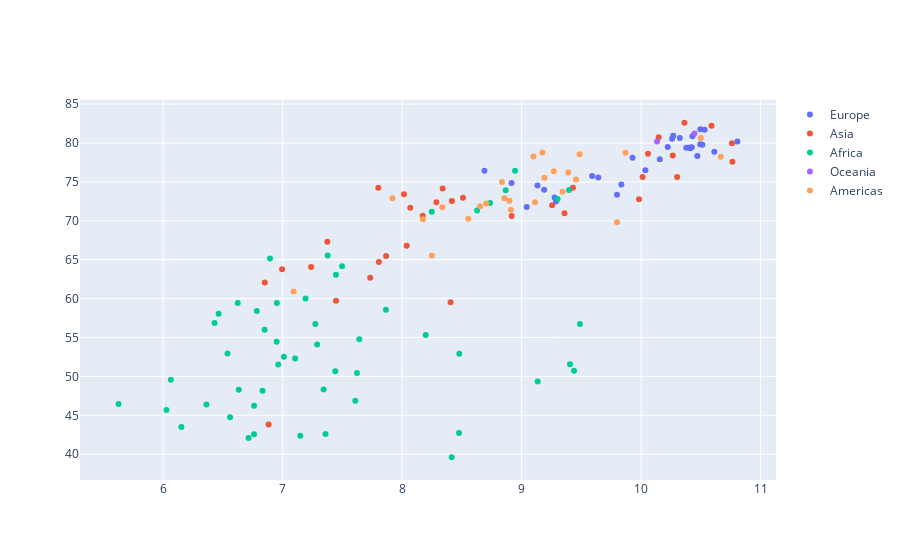

Source (notebook cell):
### Code cell
fig = go.Figure()
for continent in list(set(np.array(df.continent))):
    fig.add_trace(
        go.Scatter(
            x= np.log(df.query(f'year==2007 and continent == "{continent}"').gdpPercap),
            y= df.query(f'year==2007 and continent == "{continent}"').lifeExp,
            mode='markers',
            name=continent
        )
    )
# fig.add_trace(
#     go.Scatter(
#         x= np.log(df.query('year==2007 and continent == "Africa"').gdpPercap),
#         y= df.query('year==2007 and continent == "Africa"').lifeExp,
#         mode='markers',
#         name='Afica'
#     )
# )
# fig.add_trace(
#     go.Scatter(
#         x= np.log(df.query('year==2007 and continent == "Europe"').gdpPercap),
#         y= df.query('year==2007 and continent == "Europe"').lifeExp,
#         mode='markers',
#         name='Europe'
#     )
# )
# fig.add_trace(
#     go.Scatter(
#         x= np.log(df.query('year==2007 and continent == "Americas"').gdpPercap),
#         y= df.query('year==2007 and continent == "Americas"').lifeExp,
#         mode='markers',
#         name='Americas'
#     )
# )
# fig.add_trace(
#     go.Scatter(
#         x= np.log(df.query('year==2007 and continent == "Asia"').gdpPercap),
#         y= df.query('year==2007 and continent == "Asia"').lifeExp,
#         mode='markers',
#         name='Asia'
#     )
# )
fig.show()

### Figure 1 — Plotly figure (JSON) as saved in the notebook; plotly's stock layout.template omitted (floating-point values rounded to 4 significant figures)
{"data": [{"mode": "markers", "name": "Europe", "type": "scatter", "x": [8.689, 10.49, 10.43, 8.915, 9.276, 9.59, 10.04, 10.47, 10.41, 10.32, 10.38, 10.22, 9.799, 10.5, 10.61, 10.26, 9.133, 10.51, 10.81, 9.641, 9.929, 9.288, 9.189, 9.835, 10.16, 10.27, 10.43, 10.53, 9.043, 10.41], "y": [76.42, 79.83, 79.44, 74.85, 73.0, 75.75, 76.49, 78.33, 79.31, 80.66, 79.41, 79.48, 73.34, 81.76, 78.89, 80.55, 74.54, 79.76, 80.2, 75.56, 78.1, 72.48, 74.0, 74.66, 77.93, 80.94, 80.88, 81.7, 71.78, 79.42]}, {"mode": "markers", "name": "Asia", "type": "scatter", "x": [6.882, 10.3, 7.238, 7.446, 8.509, 10.59, 7.805, 8.172, 9.359, 8.405, 10.15, 10.36, 8.416, 7.373, 10.06, 10.76, 9.255, 9.43, 8.038, 6.85, 6.995, 10.01, 7.866, 8.068, 9.983, 10.76, 8.287, 8.339, 10.27, 8.917, 7.8, 8.015, 7.732], "y": [43.83, 75.64, 64.06, 59.72, 72.96, 82.21, 64.7, 70.65, 70.96, 59.55, 80.75, 82.6, 72.53, 67.3, 78.62, 77.59, 71.99, 74.24, 66.8, 62.07, 63.78, 75.64, 65.48, 71.69, 72.78, 79.97, 72.4, 74.14, 78.4, 70.62, 74.25, 73.42, 62.7]}, {"mode": "markers", "name": "Africa", "type": "scatter", "x": [8.736, 8.476, 7.273, 9.439, 7.104, 6.064, 7.622, 6.56, 7.441, 6.894, 5.626, 8.198, 7.343, 7.641, 8.627, 9.405, 6.464, 6.538, 9.488, 6.624, 7.191, 6.849, 6.362, 7.288, 7.358, 6.027, 9.397, 6.952, 6.632, 6.949, 7.497, 9.302, 8.248, 6.714, 8.479, 6.429, 7.608, 8.945, 6.761, 7.377, 7.446, 6.76, 6.831, 9.135, 7.864, 8.415, 7.01, 6.783, 8.867, 6.963, 7.148, 6.152], "y": [72.3, 42.73, 56.73, 50.73, 52.3, 49.58, 50.43, 44.74, 50.65, 65.15, 46.46, 55.32, 48.33, 54.79, 71.34, 51.58, 58.04, 52.95, 56.73, 59.45, 60.02, 56.01, 46.39, 54.11, 42.59, 45.68, 73.95, 59.44, 48.3, 54.47, 64.16, 72.8, 71.16, 42.08, 52.91, 56.87, 46.86, 76.44, 46.24, 65.53, 63.06, 42.57, 48.16, 49.34, 58.56, 39.61, 52.52, 58.42, 73.92, 51.54, 42.38, 43.49]}, {"mode": "markers", "name": "Oceania", "type": "scatter", "x": [10.45, 10.13], "y": [81.23, 80.2]}, {"mode": "markers", "name": "Americas", "type": "scatter", "x": [9.456, 8.249, 9.112, 10.5, 9.486, 8.855, 9.174, 9.099, 8.704, 8.835, 8.653, 8.554, 7.091, 8.174, 8.898, 9.391, 7.919, 9.191, 8.336, 8.91, 9.869, 9.799, 10.67, 9.27, 9.343], "y": [75.32, 65.55, 72.39, 80.65, 78.55, 72.89, 78.78, 78.27, 72.23, 74.99, 71.88, 70.26, 60.92, 70.2, 72.57, 76.19, 72.9, 75.54, 71.75, 71.42, 78.75, 69.82, 78.24, 76.38, 73.75]}], "layout": {}}
